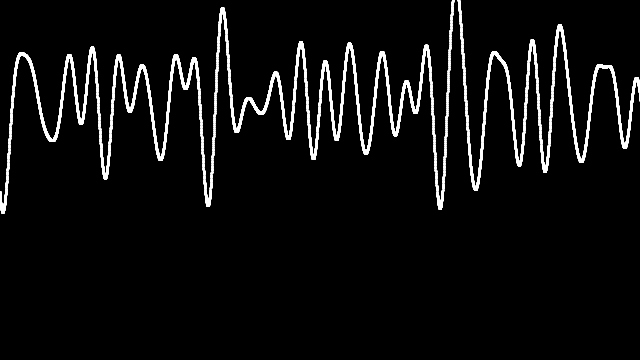
Frame 1 (no input)
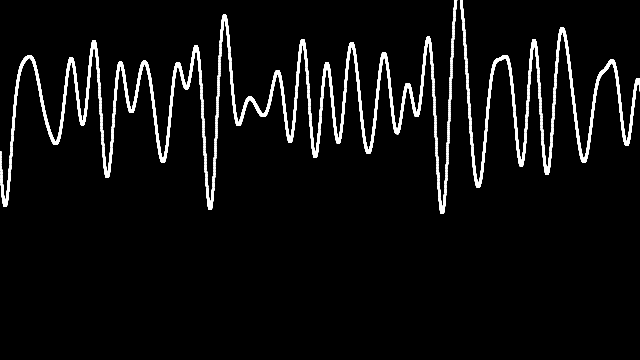
Frame 60 (the mouse pressed at the canvas centre just before this capture)
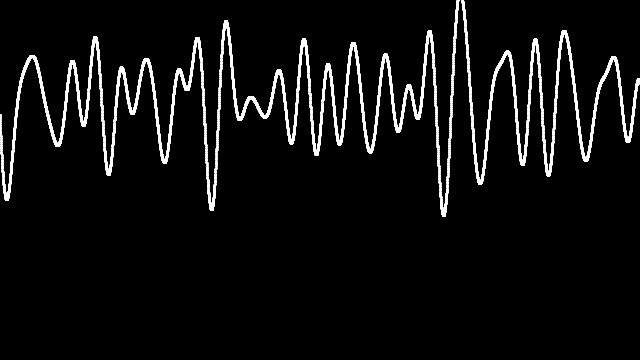
Frame 120 (the mouse held since frame 60 and released just before this capture)

The Processing sketch that drew these frames (run headless with seeded random() and noise(); from frame 60 on, the mouse is pressed at the canvas centre):

// Processing sketch: stolencode
// ── stolencode.pde
/**
 * Additive Wave
 * by Daniel Shiffman. 
 * 
 * Create a more complex wave by adding two waves together. 
 */

float xspacing = 0.09;   // How far apart should each horizontal location be spaced
int w;              // Width of entire wave
int maxwaves = 8;   // total # of waves to add together

float theta = 0.0;
float[] amplitude = new float[maxwaves];   // Height of wave
float[] dx = new float[maxwaves];          // Value for incrementing X, to be calculated as a function of period and xspacing
float[] yvalues;                           // Using an array to store height values for the wave (not entirely necessary)

void setup() {
  size(640, 360);
  frameRate(30);
  colorMode(RGB, 255, 255, 255, 100);
  w = width + 16;

  for (int i = 0; i < maxwaves; i++) {
    amplitude[i] = random(10,30);
    float period = random(20,80); // How many pixels before the wave repeats
    dx[i] = (TWO_PI / period) * xspacing;
  }

  yvalues = new float[9999];
}

void draw() {
  background(0);
  calcWave();
  renderWave();
}

void calcWave() {
  // Increment theta (try different values for 'angular velocity' here
  theta += 0.0992;

  // Set all height values to zero
  for (int i = 0; i < yvalues.length; i++) {
    yvalues[i] = 0;
  }
 
  // Accumulate wave height values
  for (int j = 0; j < maxwaves; j++) {
    float x = theta;
    for (int i = 0; i < yvalues.length; i++) {
      // Every other wave is cosine instead of sine
      if (j % 2 == 0)  yvalues[i] += sin(x)*amplitude[j];
      else yvalues[i] += cos(x)*amplitude[j];
      x+=dx[j];
    }
  }
}

void renderWave() {
  stroke(255);
  fill(255);
  strokeWeight(3);
  // A simple way to draw the wave with an ellipse at each location
  for (float x = 0; x < yvalues.length; x+=0.9) {
    point(x*xspacing,100+ yvalues[int(x)]);
  }
}
